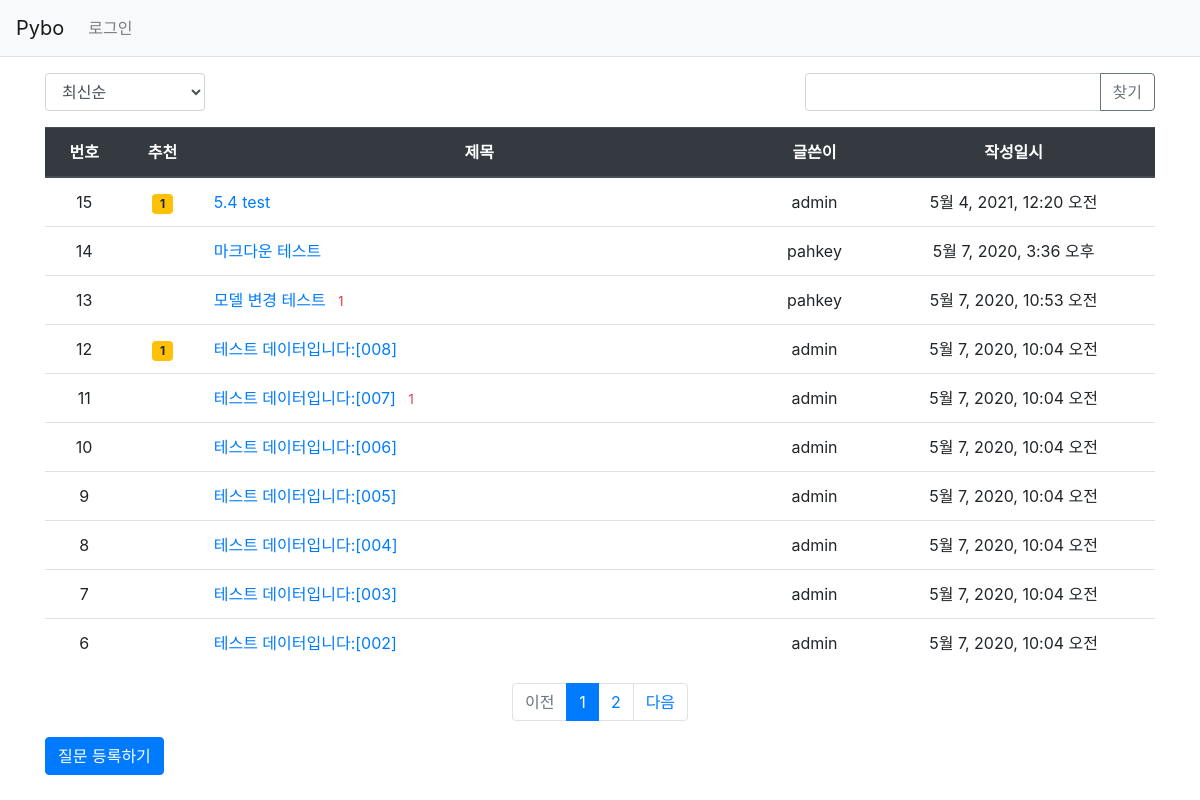
Screenshot of /pybo/ with the database file from the repository.
### pybo/models.py (models this page shows, shortened)
class Question(models.Model):
    author = models.ForeignKey(User, on_delete=models.CASCADE, related_name='author_question')
    subject = models.CharField(max_length=200)
    content = models.TextField()
    create_date = models.DateTimeField()
    modify_date = models.DateTimeField(null=True, blank=True)
    voter = models.ManyToManyField(User, related_name='voter_question')

### pybo/views/base_views.py (the view, shortened to what this page needs)
# urls.py: path('', base_views.index, name='index'),  # '/' 에 해당되는 path
def index(request):
    page = request.GET.get('page', '1')  # 페이지
    kw = request.GET.get('kw', '')  # 검색어
    so = request.GET.get('so', 'recent')  # 정렬기준
    if so == 'recommend':
        question_list = Question.objects.annotate(num_voter=Count('voter')).order_by('-num_voter', '-create_date')
    elif so == 'popular':
        question_list = Question.objects.annotate(num_answer=Count('answer')).order_by('-num_answer', '-create_date')
    else:  # recent
        question_list = Question.objects.order_by('-create_date')
    paginator = Paginator(question_list, 10)  # 페이지당 10개씩 보여주기
    page_obj = paginator.get_page(page)
    context = {'question_list': page_obj, 'page': page, 'kw': kw, 'so': so}  # <------ so 추가
    return render(request, 'pybo/question_list.html', context)

### pybo/templatetags/pybo_filter.py (called while the page is built)
@register.filter
def sub(value, arg):
    return value - arg

### templates/pybo/question_list.html (shortened to what this page needs)
{% extends 'base.html' %}
{% load pybo_filter %}
{% block content %}
<div class="container my-3">
    <div class="row justify-content-between my-3">
        <div class="col-2">
            <select class="form-control so">
                <option value="recent" {% if so == 'recent' %}selected{% endif %}>최신순</option>
            </select>
        </div>
        <div class="col-4 input-group">
            <input type="text" class="form-control kw" value="{{ kw|default_if_none:'' }}">
            <div class="input-group-append">
                <button class="btn btn-outline-secondary" type="button" id="btn_search">찾기</button>
            </div>
        </div>
    </div>
    <table class="table">
        <thead>
        <tr class="text-center thead-dark">
            <th>번호</th>
            <th>추천</th>
            <th style="width:50%">제목</th>
            <th>글쓴이</th>
            <th>작성일시</th>
        </tr>
        </thead>
        <tbody>
        {% if question_list %}
        {% for question in question_list %}
        <tr class="text-center">
            <td>
                {{ question_list.paginator.count|sub:question_list.start_index|sub:forloop.counter0|add:1 }}
            </td>
            <td>
                {% if question.voter.all.count > 0 %}
                <span class="badge badge-warning px-2 py-1">{{ question.voter.all.count }}</span>
                {% endif %}
            </td>
            <td class="text-left">
                <a href="{% url 'pybo:detail' question.id %}">{{ question.subject }}</a>
                {% if question.answer_set.count > 0 %}
                <span class="text-danger small ml-2">{{ question.answer_set.count }}</span>
                {% endif %}
            </td>
            <td>{{ question.author.username }}</td>
            <td>{{ question.create_date }}</td>
        </tr>
        {% endfor %}
        {% else %}
        <tr>
            <td colspan="3">질문이 없습니다.</td>
        </tr>
        {% endif %}
        </tbody>
    </table>
    <ul class="pagination justify-content-center">
        {% if question_list.has_previous %}
        <li class="page-item">
            <a class="page-link" data-page="{{ question_list.previous_page_number }}" href="#">이전</a>
        </li>
        {% else %}
        <li class="page-item disabled">
            <a class="page-link" tabindex="-1" aria-disabled="true" href="#">이전</a>
        </li>
        {% endif %}
        {% for page_number in question_list.paginator.page_range %}
        {% if page_number >= question_list.number|add:-5 and page_number <= question_list.number|add:5 %}
            {% if page_number == question_list.number %}
            <li class="page-item active" aria-current="page">
                <a class="page-link" data-page="{{ page_number }}" href="#">{{ page_number }}</a>
            </li>
            {% else %}
            <li class="page-item">
                <a class="page-link" data-page="{{ page_number }}" href="#">{{ page_number }}</a>
            </li>
            {% endif %}
        {% endif %}
        {% endfor %}
        {% if question_list.has_next %}
        <li class="page-item">
            <a class="page-link" data-page="{{ question_list.next_page_number }}" href="#">다음</a>
        </li>
        {% else %}
        <li class="page-item disabled">
            <a class="page-link" tabindex="-1" aria-disabled="true" href="#">다음</a>
        </li>
        {% endif %}
    </ul>
    <a href="{% url 'pybo:question_create' %}" class="btn btn-primary">질문 등록하기</a>
</div>
{% endblock %}

### rows the page displays
Question: paginator.count|sub "15", voter.all.count "1", subject "5.4 test", author.username "admin", create_date "5월 4, 2021, 12:20 오전"
Question: paginator.count|sub "14", subject "마크다운 테스트", author.username "pahkey", create_date "5월 7, 2020, 3:36 오후"
Question: paginator.count|sub "13", subject "모델 변경 테스트", answer_set.count "1", author.username "pahkey", create_date "5월 7, 2020, 10:53 오전"
Question: paginator.count|sub "12", voter.all.count "1", subject "테스트 데이터입니다:[008]", author.username "admin", create_date "5월 7, 2020, 10:04 오전"
Question: paginator.count|sub "11", subject "테스트 데이터입니다:[007]", answer_set.count "1", author.username "admin", create_date "5월 7, 2020, 10:04 오전"
Question: paginator.count|sub "10", subject "테스트 데이터입니다:[006]", author.username "admin", create_date "5월 7, 2020, 10:04 오전"
Question: paginator.count|sub "9", subject "테스트 데이터입니다:[005]", author.username "admin", create_date "5월 7, 2020, 10:04 오전"
Question: paginator.count|sub "8", subject "테스트 데이터입니다:[004]", author.username "admin", create_date "5월 7, 2020, 10:04 오전"
Question: paginator.count|sub "7", subject "테스트 데이터입니다:[003]", author.username "admin", create_date "5월 7, 2020, 10:04 오전"
Question: paginator.count|sub "6", subject "테스트 데이터입니다:[002]", author.username "admin", create_date "5월 7, 2020, 10:04 오전"

### other values shown
{{ page_number }} "1"
{{ page_number }} "2"
